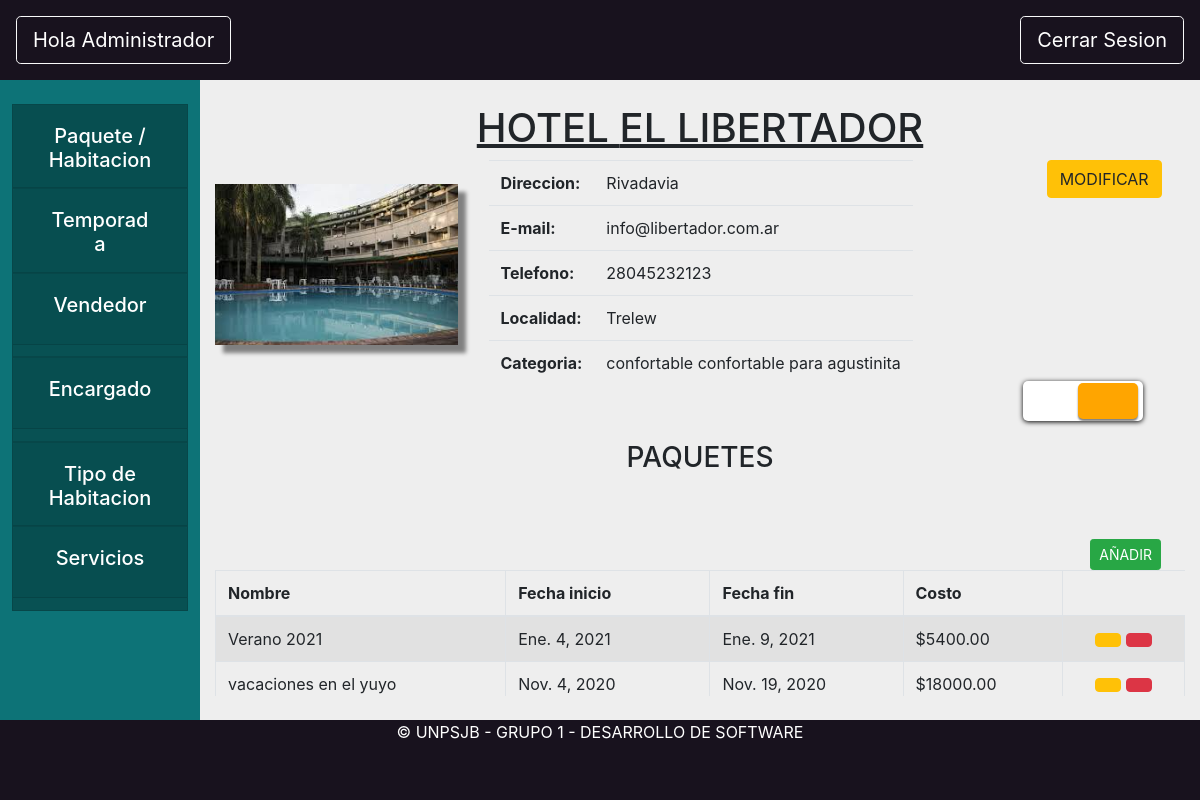
/hotel/vistaHotel/1, run on the app's committed database.
### hotel/models.py (models this page shows, shortened)
class Hotel(models.Model):
    objects = HotelManager.from_queryset(HotelQuerySet)()
    nombre = models.CharField(max_length=200)
    direccion = models.CharField(max_length=800)
    email = models.EmailField(max_length=200)
    telefono = models.CharField(max_length=200)
    localidad = models.ForeignKey(Localidad, on_delete=models.CASCADE)
    encargado= models.ForeignKey(Encargado, on_delete=models.CASCADE, null=True)
    categoria = models.ForeignKey(Categoria, on_delete=models.CASCADE)
    servicios = models.ManyToManyField(Servicio)
    tipos = models.ManyToManyField(TipoHabitacion, through='PrecioPorTipo', through_fields=('hotel', 'tipo'))
    vendedores = models.ManyToManyField(Vendedor)
    def tengo_tipos(self):
        return self.tipos.count()>0
    def es_hospedaje(self):
        return self.categoria.estrellas in [Categoria.ESTRELLA_A, Categoria.ESTRELLA_B, Categoria.ESTRELLA_C]
    def get_habitaciones(self):
        return Habitacion.objects.filter(hotel=self)
    def get_paquetes(self):
        return PaqueteTuristico.objects.filter(hotel=self)

class PaqueteTuristico(models.Model):
    nombre = models.CharField(max_length=200)
    coeficiente = models.DecimalField(max_digits=3, decimal_places=2)
    hotel = models.ForeignKey(Hotel, on_delete=models.CASCADE)
    inicio = models.DateField()
    fin = models.DateField()
    habitaciones = models.ManyToManyField(Habitacion)
    vendido = models.BooleanField(default=False)
    precio = models.DecimalField(max_digits=10, decimal_places=2)
    def actualizar_precio(self):
        self.precio=0
        habitaciones = Habitacion.objects.filter(paqueteturistico = self)
        for habitacion in habitaciones:
            self.precio += habitacion.precio_por_noche(self.inicio)
    def cantidad_dias(self):
        return abs(self.fin - self.inicio).days
    def get_costo(self):
        self.actualizar_precio()
        return "{0:.2f}".format((1-self.coeficiente) * (self.precio * self.cantidad_dias()))

class Habitacion(models.Model):
    hotel = models.ForeignKey(Hotel, related_name="habitaciones", on_delete=models.CASCADE)
    numero = models.PositiveSmallIntegerField() # 403 <Piso><Cuarto>
    tipo = models.ForeignKey(TipoHabitacion, on_delete=models.CASCADE)
    baja = models.BooleanField(default=False) #Baja Logica
    class Meta:
        unique_together = (('hotel', 'numero'), )
    def precio_por_noche(self, fecha):
        precio_por_tipo = self.hotel.tarifario.filter(tipo=self.tipo).first()
        if precio_por_tipo is None:
            raise Exception("No puedo calcular el precio")
        if self.hotel.temporadas.filter(inicio__lte=fecha, fin__gte=fecha).exists():
            return precio_por_tipo.alta
        return precio_por_tipo.baja
    def precio_temp_baja(self):
        precio_por_tipo = self.hotel.tarifario.filter(tipo=self.tipo).first()
        if precio_por_tipo is None:
            raise Exception("No puedo calcular el precio")
        return precio_por_tipo.baja
    def precio_temp_alta(self):
        precio_por_tipo = self.hotel.tarifario.filter(tipo=self.tipo).first()
        if precio_por_tipo is None:
            raise Exception("No puedo calcular el precio")
        return precio_por_tipo.alta

class PrecioPorTipo(models.Model):
    hotel = models.ForeignKey(Hotel, on_delete=models.CASCADE, related_name='tarifario')
    tipo = models.ForeignKey(TipoHabitacion, on_delete=models.CASCADE, related_name='hoteles')
    baja = models.DecimalField(decimal_places=2, max_digits=10, blank=True, null=True)
    alta = models.DecimalField(decimal_places=2, max_digits=10, blank=True, null=True)

### core/models.py (models this page shows, shortened)
class Localidad(models.Model):
    objects = LocalidadManager.from_queryset(LocalidadQuerySet)()
    nombre = models.CharField(max_length=200)
    provincia = models.ForeignKey(Provincia, on_delete=models.CASCADE)
    def __str__(self):
        return self.nombre

class Categoria(models.Model):
    ESTRELLA_A = 0
    ESTRELLA_B = 1
    ESTRELLA_C = 2
    ESTRELLA_1 = 3
    ESTRELLA_2 = 4
    ESTRELLA_3 = 5
    ESTRELLA_4 = 6
    ESTRELLA_5 = 7
    ESTRELLAS = (
        (ESTRELLA_A, "A"),
        (ESTRELLA_B, "B"),
        (ESTRELLA_C, "C"),
        (ESTRELLA_1, "Tourist"),
        (ESTRELLA_2, "Standard"),
        (ESTRELLA_3, "Comfort"),
        (ESTRELLA_4, "First Class"),
        (ESTRELLA_5, "Luxury"),
    )
    estrellas = models.PositiveSmallIntegerField(choices=ESTRELLAS)
    nombre = models.CharField(max_length=200)
    servicios = models.ManyToManyField(Servicio)
    def __str__(self):
        return self.nombre

class TipoHabitacion(models.Model):
    nombre = models.CharField(max_length=200)
    descripcion = models.CharField(max_length=800)
    pasajeros = models.PositiveSmallIntegerField()
    cuartos = models.PositiveSmallIntegerField(default = 0)
    def __str__(self):
        return self.nombre

### hotel/views.py (the view)
# urls.py: path('vistaHotel/<hotel>', hviews.detalleHotel, name="vistaHotel"),
def detalleHotel(request,hotel):
    hotelInstancia =get_object_or_404(Hotel, pk=hotel)
    print(hotelInstancia.temporadas.first().fin)
    return render(request, "hotel/vistaHotelAdmin.html",{"hotel":hotelInstancia })

### hotel/templates/hotel/vistaHotelAdmin.html (shortened to what this page needs)
{% extends 'base/base.html'%}
{% load static %}
{% block extra_css %}
<link rel="stylesheet" href="{% static '/css/vistaHotel.css' %}">
{% endblock extra_css %}
{% block header %}
<button onclick="location.href='/core/homeAdministrador'" style="text-decoration:none"
    class="rounded-1 btn btn-lg btn-outline-light text-white "> Hola Administrador</button>
{% endblock header %}
{% block tarjeta1 %}
<div class="card rounded-0">
    <div class="card-header" id="headingOne">
        <button onclick="location.href='{% url 'hotel:vistaHotel' hotel.pk %}'" class="btn btn-link btn-block text-white">
            <center>
                <h5> Paquete / Habitacion</h5>
            </center>
        </button>
    </div>
</div>
{% endblock tarjeta1 %}
{% block tarjeta2 %}
<div class="card rounded-0">
    <div class="card-header" id="headingOne">
        <button onclick="location.href='{% url 'hotel:temporadaHotel' hotel.pk %}'" class="btn btn-link btn-block text-white">
            <center>
                <h5> Temporada </h5>
            </center>
        </button>
    </div>
</div>
{% endblock tarjeta2 %}
{% block tarjeta3 %}
<div class="card rounded-0">
    <div class="card-header" id="headingOne">
        <button class="btn btn-link btn-block text-white">
            <center>
                <h5>Vendedor  </h5>
            </center>
        </button>
    </div>
</div>
{% endblock tarjeta3 %}
{% block tarjeta4 %}
<div class="card rounded-0">
    <div class="card-header" id="headingOne">
        <button  class="btn btn-link btn-block text-white">
            <center>
                <h5>Encargado </h5>
            </center>
        </button>
    </div>
</div>
{% endblock tarjeta4 %}
{% block tarjeta5 %}
<div class="card rounded-0">
    <div class="card-header" id="headingOne">
        <button onclick="location.href='{% url 'hotel:tipoHabitacionHotel' hotel.pk %}'" class="btn btn-link btn-block text-white">
            <center>
                <h5>Tipo de Habitacion  </h5>
            </center>
        </button>
    </div>
</div>
{% endblock tarjeta5 %}
{% block tarjeta6 %}
<div class="card rounded-0">
    <div class="card-header" id="headingOne">
        <button class="btn btn-link btn-block text-white">
            <center>
                <h5> Servicios</h5>
            </center>
        </button>
    </div>
</div>
{% endblock tarjeta6 %}
{% block content %}
<div class="titulo">
    <h1>
        <center> <u> {%if hotel.es_hospedaje%} HOSPEDAJE {%else%} HOTEL {% endif %} {{hotel.nombre.upper}}</u> </center>
    </h1>
</div>
<div class="datosHotel">
    <div class="container">
        <div class="row">
            <div class="col-sm-3 lugarImagen">
                <img class="imagen" src="{% static '/media/hoteles/1.jpg' %}">
            </div>
            <div class="col-sm-7">
                <center>
                    <table class="table table-responsive tablaDatos">
                        <tr>
                            <th>Direccion:</th>
                            <td>{{hotel.direccion}}</td>
                        </tr>
                        <tr>
                            <th>E-mail:</th>
                            <td>{{hotel.email}}</td>
                        </tr>
                        <tr>
                            <th>Telefono:</th>
                            <td>{{hotel.telefono}}</td>
                        </tr>
                        <tr>
                            <th>Localidad:</th>
                            <td>{{hotel.localidad}}</td>
                        </tr>
                        <tr>
                            <th>Categoria:</th>
                            <td>{{hotel.categoria}}</td>
                        </tr>
                    </table>
                </center>
            </div>
            <div class="col-sm-2">
                <center>
                    <button type="button" class="btn btn-warning" data-toggle="modal" data-target="#modificarHotel"
                        onclick="abrir_modal('{% url 'hotel:modalModificarHotel' hotel.pk %}','#modificarHotel');">
                        MODIFICAR</button>
                </center>
            </div>
        </div>
    </div>
</div>
{% block datosVista %}
<div class="abajo">
    <div id="container">
        <div id="effect"></div>
    </div>
    <div class="formularioHotel" id="vistaPaquetes">
        <center>
            <h3 class="mb-5">PAQUETES</h3>
        </center>
        <table id="example2" class="table table-striped table-bordered tablaListaHabitacion">
            <button type="button" class="btn btn-success mt-3 mr-4 float-right btn-sm" data-toggle="modal"
                data-target="#crearLocalidad" onclick="">
                AÑADIR</button>
            <thead>
                <tr>
                    <th>Nombre</th>
                    <th>Fecha inicio</th>
                    <th>Fecha fin</th>
                    <th>Costo</th>
                </tr>
            </thead>
            <tbody>
                {% for paquete in hotel.get_paquetes %}
                <tr>
                    <td>{{paquete.nombre}}</td>
                    <td>{{paquete.inicio}}</td>
                    <td>{{paquete.fin}}</td>
                    <td>${{paquete.get_costo}}</td>
                    <td>
                        <center>
                            <button type="button" class="btn btn-warning" data-toggle="modal" data-target="" onclick="">
                            </button>
                            <button type="button" class="btn btn-danger" data-toggle="modal" data-target="" onclick="">
                            </button>
                        </center>
                    </td>
                </tr>
                {% endfor %}
            </tbody>
        </table>
    </div>
</div>
{% endblock datosVista %}
{% endblock content %}

### templates/base/base.html (shortened to what this page needs)
{% load static %}
<html>
<head>
    <link rel="stylesheet" href="{% static '/css/sweetalert2.css' %}">
    <link rel="stylesheet" href="{% static '/css/bootstrap.min.css' %}">
    <link rel="stylesheet" href="{% static '/css/bootstrap.css' %}">
    <link rel="stylesheet" href="{% static '/css/dataTables.bootstrap4.min.css' %}">
    <link rel="stylesheet" href="{% static '/css/styleBase.css' %}">
    <link rel="stylesheet" href="{% static '/css/modal.css' %}">
    <link rel="stylesheet" href="{% static '/css/botones.css' %}">
    <link rel="stylesheet" href="https://s3-us-west-2.amazonaws.com/s.cdpn.io/2708/bootstrap-datetimepicker.min.css">
    {% block extra_css %}
    {% endblock extra_css %}
</head>
<body class="bodyComplete">
    <div class="container-fluid mainHeader p-3 fixed-top">
        <div class="row">
            <div class="col-3">
                {% block header %}
                {% endblock header %}
            </div>
            <div class="col-7">
            </div>
            <div class="col-2">
                <button onclick="location.href='logout'" style="text-decoration:none"
                    class="rounded-1 btn btn-lg btn-outline-light text-white float-right "> Cerrar Sesion
                </button>
            </div>
        </div>
    </div>
    <div class="container-fluid position-fixed  miEstiloPiola">
        <div class="row">
            <div class="col-2 px-1" id="sticky-sidebar">
                <div class="nav flex-column flex-nowrap vh-100 overflow-auto text-white p-2 pt-4 ">
                    {% block tarjeta1 %} {% endblock tarjeta1 %}
                    {% block tarjeta2 %} {% endblock tarjeta2 %}
                    {% block tarjeta3 %} {% endblock tarjeta3 %}
                    {% block tarjeta4 %} {% endblock tarjeta4 %}
                    {% block tarjeta5 %} {% endblock tarjeta5 %}
                    {% block tarjeta6 %} {% endblock tarjeta6 %}
                </div>
            </div>
            <div class="col-10 position-relative pre-scrollable" id="main">
                {% block content %}
                {% endblock content %}
            </div>
        </div>
    </div>
    <div class="footer text-center mb-0 fixed-bottom">
        <div class="container">
            <p class="m-0 mbt1 text-white">&copy; UNPSJB - GRUPO 1 - DESARROLLO DE SOFTWARE</p>
        </div>
    </div>
    <link rel="stylesheet" href="{% static '/css/styleBase.css' %}">
    <link rel="stylesheet" href="{% static '/css/modal.css' %}">
    <link rel="stylesheet" href="{% static '/css/botones.css' %}">
    <link rel="stylesheet" href="https://cdnjs.cloudflare.com/ajax/libs/tempusdominus-bootstrap-4/5.1.2/css/tempusdominus-bootstrap-4.min.css" />
</body>
</html>

### static/css/styleBase.css (style rules this page uses)
.mainHeader { background-color: #18121E; width: 100%; top: 0; }
.miEstiloPiola { margin-top: 10vh; overflow: auto; }
.pre-scrollable { max-height: 77vh; }
.card { background-color: #085153; height: 11%; }
.bodyComplete { background-color: #eeeeee; width: 100%; height: 100%; }
.footer { position: fixed; left: 0px; bottom: 0; background-color: #18121E; width: 100%; height: 10%; }
#sticky-sidebar { min-height: 100vh; background-color: #0d7377; }

### static/css/vistaHotel.css (style rules this page uses)
.titulo { margin-top: 3vh; }
.lugarImagen { padding: 3vh 0 0 0; margin-left: 0 ; }
.imagen { box-shadow: 1vh 1vh 0.5vh grey; width: 100%; height: auto; }
.tablaDatos { margin-left: 2vh; }
div#container { height: 5vh; width: 15vh; box-shadow: 0px 1px 5px black; background-color: white; border-radius: 5px; position: relative; top: 25%; left: 89.5%; transform: translate(-50%, -50%); }
div#effect { position: absolute; top: 5%; width: 50%; right: 4%; height: 90%; box-shadow: 0px 2px 2px grey; z-index: -1; border-radius: 5px; background-color: orange; }

### data on the page
Hotel: nombre "EL LIBERTADOR", direccion "Rivadavia", email "info@libertador.com.ar", telefono "28045232123", localidad "Trelew", categoria "confortable confortable para agustinita"
PaqueteTuristico: nombre "Verano 2021", inicio "Ene. 4, 2021", fin "Ene. 9, 2021", get_costo "5400.00"
PaqueteTuristico: nombre "vacaciones en el yuyo", inicio "Nov. 4, 2020", fin "Nov. 19, 2020", get_costo "18000.00"
